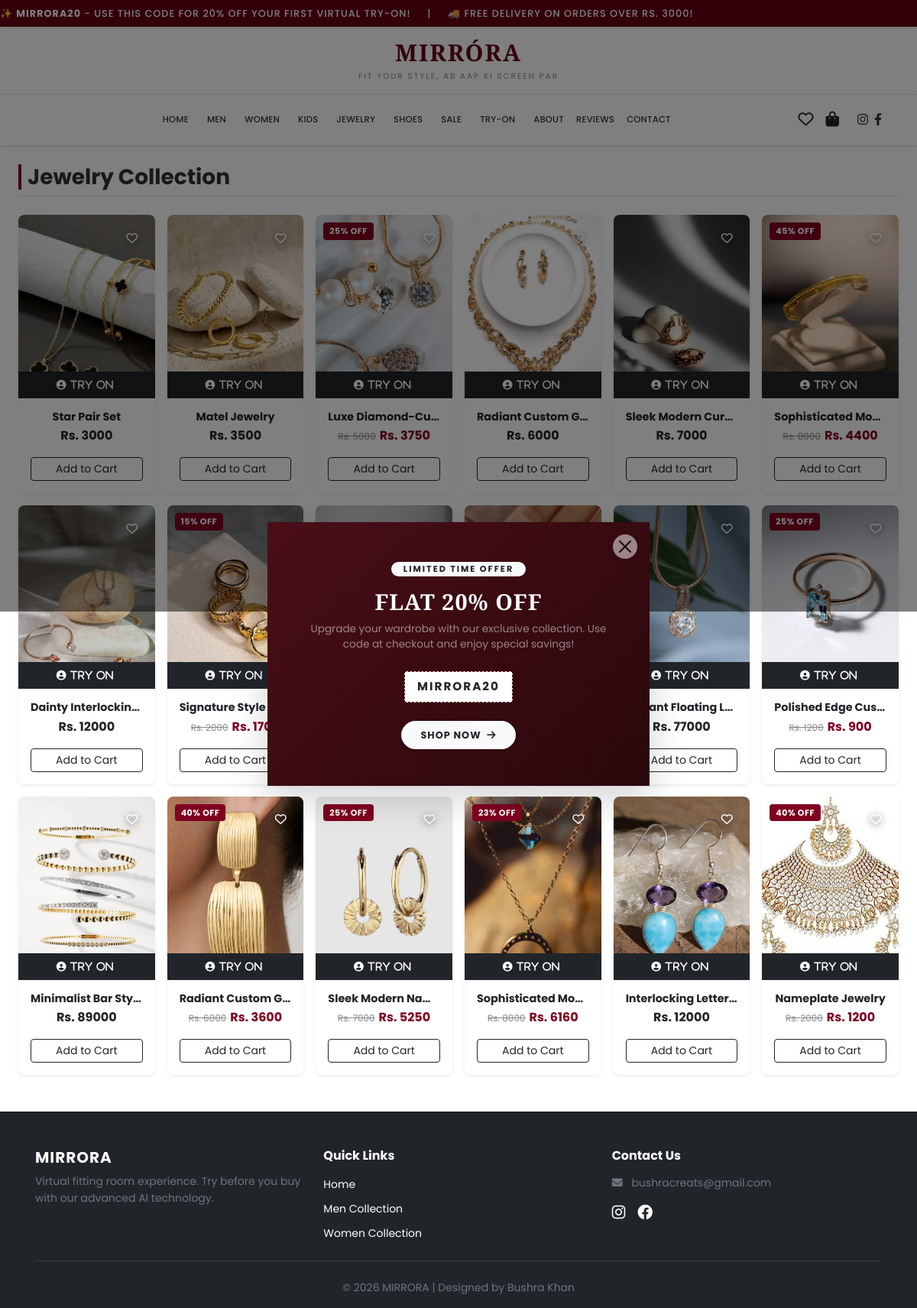
Screenshot of /jewelry.php with the database file from the repository.
### tables this page shows
CREATE TABLE IF NOT EXISTS `products` (
  `id` int NOT NULL AUTO_INCREMENT,
  `name` varchar(255) DEFAULT NULL,
  `category` varchar(100) DEFAULT NULL,
  `price` double DEFAULT NULL,
  `description` text,
  `size` varchar(255) DEFAULT NULL,
  `color` varchar(255) DEFAULT NULL,
  `images` text,
  `image` varchar(255) NOT NULL,
  `discount_percent` int DEFAULT '0',
  PRIMARY KEY (`id`)
);

### jewelry.php (the view)
<?php
include 'header.php';
include 'config.php';
?>
<div class="container-fluid px-4 mt-4 mb-5">
    <div class="d-flex align-items-center mb-4 mt-4 border-bottom pb-2">
        <h3 class="m-0 fw-bold ps-2 category-heading">Jewelry Collection</h3>
    </div>
    <div class="row g-3 mb-5">
        <?php
        $query = "SELECT * FROM products WHERE category = 'Jewelry'";
        $result = mysqli_query($conn, $query);
        if (mysqli_num_rows($result) > 0) {
            while($row = mysqli_fetch_assoc($result)):
        ?>
            <div class="col-6 col-sm-4 col-md-3 col-lg-2">
                <div class="card h-100 shadow-sm product-card">
                    <div class="position-relative overflow-hidden product-img-wrapper" style="position: relative !important;">
<a href="wishlist.php?action=add&id=<?php echo $row['id']; ?>" class="wishlist-icon-btn" title="Add to Wishlist">
    <i class="far fa-heart"></i>
</a>
                        <?php
                        if (isset($row['discount_percent']) && $row['discount_percent'] > 0) {
                            echo '<span class="custom-discount-badge" style="position: absolute !important; top: 10px !important; left: 10px !important; background-color: #800020 !important; color: #fff !important; padding: 3px 8px !important; font-size: 11px !important; font-weight: bold !important; border-radius: 4px !important; z-index: 99 !important;">' . $row['discount_percent'] . '% OFF</span>';
                        }
                        ?>
                        <a href="product-details.php?id=<?php echo $row['id']; ?>">
                            <img src="assets/images/<?php echo $row['images']; ?>" class="card-img-top product-img" alt="Product">
                        </a>
                        <div class="try-on-overlay">
                            <a href="tryon.php?id=<?php echo $row['id']; ?>" class="btn btn-dark btn-sm w-100 rounded-0 fw-bold text-decoration-none py-2" style="letter-spacing: 1px; font-size: 0.80rem;">
                                <i class="fas fa-user-circle me-1"><span> TRY ON</span></i>
                            </a>
                        </div>
                    </div>
                    <div class="card-body text-center d-flex flex-column">
                        <h6 class="fw-bold mb-1">
                            <a href="product-details.php?id=<?php echo $row['id']; ?>" class="text-dark text-decoration-none"><?php echo $row['name']; ?></a>
                        </h6>
                        <div class="price-box mb-3 mt-auto">
                            <?php
                            $original_price = $row['price'];
                            $discount_percent = isset($row['discount_percent']) ? $row['discount_percent'] : 0;
                            if ($discount_percent > 0) {
                                $discount_amount = ($original_price * $discount_percent) / 100;
                                $final_price = $original_price - $discount_amount;
                                echo '<span class="old-price" style="text-decoration: line-through; color: #888; font-size: 12px; margin-right: 5px;">Rs. ' . $original_price . '</span>';
                                echo '<span class="new-price fw-bold" style="color: #800020;">Rs. ' . $final_price . '</span>';
                            } else {
                                echo '<span class="fw-bold text-dark">Rs. ' . $original_price . '</span>';
                            }
                            ?>
                        </div>
                        <a href="cart.php?action=add&id=<?php echo $row['id']; ?>" class="btn btn-outline-dark btn-sm w-100 text-decoration-none">Add to Cart</a>
                    </div>
                </div>
            </div>
        <?php
            endwhile;
        } else {
            echo "<div class='col-12'><p class='text-muted small fst-italic ps-2'>No products found in Jewelry collection.</p></div>";
        }
        ?>
    </div>
</div>
<?php include 'footer.php'; ?>

### style.css (style rules this page uses)
:root { --primary-maroon:#660014; --border-color:#e5e5e5; --primary-red:#722F37; --light-red-bg:#f9f2f2; --border-red:#e6cdcd; }
body { font-family:'Poppins',sans-serif; color:#2b2b2b; background:#fff; }
:root { --primary-red: #722F37; --light-red-bg: #f9f2f2; --border-red: #e6cdcd; }
body { font-family: 'Poppins', sans-serif; color: #2b2b2b; background-color: #fff; }
.product-card { transition: transform 0.3s ease, box-shadow 0.3s ease; background: #fff; border-radius: 8px; overflow: hidden; }
.product-img { height: 260px; object-fit: cover; transition: transform 0.5s ease; }
.product-card .position-relative { position: relative; overflow: hidden; }
.try-on-overlay { position: absolute; bottom: 0; left: 0; width: 100%; background: rgba(0, 0, 0, 0.75); backdrop-filter: blur(4px); pointer-events: auto; z-index: 2; }
.btn-dark { background-color: #212529; border: none; }
.card-body h6 { font-family: 'Poppins', sans-serif; font-size: 0.90rem; color: #333; white-space: nowrap; overflow: hidden; text-overflow: ellipsis; }
.product-card .product-img { height: 260px !important; object-fit: cover !important; }
.product-img { width:100%; height:260px; object-fit:cover; }
.product-card { position: relative; background: #fff; border: none; box-shadow: 0 0.125rem 0.25rem rgba(0, 0, 0, 0.075); transition: transform 0.2s ease-in-out; }
.product-img { width: 100%; height: 200px; object-fit: cover; }
.custom-discount-badge { position: absolute; top: 10px; left: 10px; background-color: #800020; color: #ffffff; padding: 4px 8px; font-size: 11px; font-weight: bold; border-radius: 4px; z-index: 5; letter-spacing: 0.5px; }
.old-price { text-decoration: line-through; color: #888; font-size: 13px; margin-right: 6px; }
.new-price { color: #800020; font-weight: bold; }
.category-heading { border-left: 4px solid #800020; color: #333; }
.product-card { position: relative; background: #fff; border: none; border-radius: 8px; box-shadow: 0 0.125rem 0.25rem rgba(0, 0, 0, 0.075); transition: transform 0.3s ease, box-shadow 0.3s ease; overflow: hidden; }
.product-img-wrapper { position: relative; overflow: hidden; }
.product-card .product-img { width: 100%; height: 240px !important; object-fit: cover !important; transition: transform 0.5s ease; }
.custom-discount-badge { position: absolute; top: 10px; left: 10px; background-color: #800020; color: #ffffff; padding: 4px 8px; font-size: 11px; font-weight: bold; border-radius: 4px; z-index: 10; letter-spacing: 0.5px; }
.category-heading { border-left: 4px solid #800020; color: #333; padding-left: 10px; }
.wishlist-icon-btn { position: absolute; top: 12px; right: 12px; background: transparent !important; border: none !important; width: 36px; height: 36px; display: flex; align-items: center; justify-content: center; color: #ffffff !important; filter: drop-shadow(0px 2px 5px rgba(0, 0, 0, 0.8)); transition: transform 0.2s ease, color 0.2s ease; z-index: 99; text-decoration: none; cursor: pointer; padding: 0; }
.wishlist-icon-btn i { font-size: 18px; color: inherit; }
.wishlist-icon-btn i { font-size: 15px; }

### rows the page displays
products: images (picture), name "Star Pair Set", price "3000"
products: images (picture), name "Matel Jewelry", price "3500"
products: discount_percent "25", images (picture), name "Luxe Diamond-Cu…", price "5000", final_price "3750"
products: images (picture), name "Radiant Custom G…", price "6000"
products: images (picture), name "Sleek Modern Cur…", price "7000"
products: discount_percent "45", images (picture), name "Sophisticated Mo…", price "8000", final_price "4400"
products: images (picture), name "Dainty Interlockin…", price "12000"
products: discount_percent "15", images (picture), name "Signature Style N…", price "2000", final_price "1700"
products: images (picture), name "Elegant Floating L…", price "77000"
products: discount_percent "25", images (picture), name "Polished Edge Cus…", price "1200", final_price "900"
products: images (picture), name "Minimalist Bar Sty…", price "89000"
products: discount_percent "40", images (picture), name "Radiant Custom G…", price "6000", final_price "3600"
products: discount_percent "25", images (picture), name "Sleek Modern Na…", price "7000", final_price "5250"
products: discount_percent "23", images (picture), name "Sophisticated Mo…", price "8000", final_price "6160"
products: images (picture), name "Interlocking Letter…", price "12000"
products: discount_percent "40", images (picture), name "Nameplate Jewelry", price "2000", final_price "1200"

### other values shown
$cat "MEN"
$cat "WOMEN"
$cat "KIDS"
$cat "JEWELRY"
$cat "SHOES"
